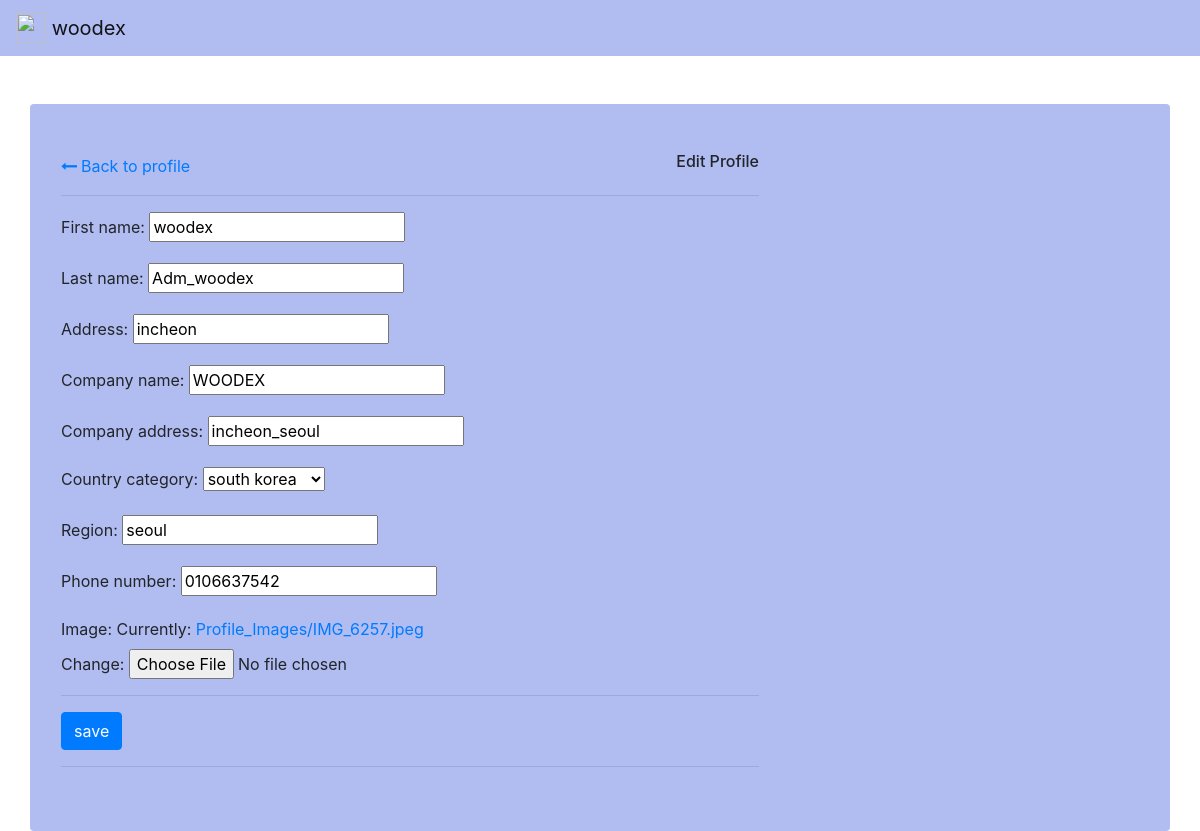
/profile/update (signed in), run on the app's committed database.
### user/models.py (models this page shows, shortened)
class CustomerProfile(models.Model):
    user = models.OneToOneField(User, on_delete=models.CASCADE)
    first_name = models.CharField(max_length=50)
    last_name = models.CharField(max_length=50)
    address = models.CharField(max_length=200, null=True)
    company_name = models.CharField(max_length=100)
    company_address = models.CharField(max_length=200, null=True)
    country_category = models.CharField(max_length=20, choices=COUNTRY_CATEGORIES, default='south korea')
    region = models.CharField(max_length=100, null=True)
    phone_number = models.CharField(max_length=15)
    kakao_talk_login = models.CharField(max_length=50)
    image = models.ImageField(default="Profile_Images/1_0_0_20161219140623097.jpg",upload_to='Profile_Images', null=False)

### user/views.py (the view)
# urls.py: path('profile/update', user_view.profile_update, name='user_profile-update'),
@login_required
def profile_update(request):
    print(request.POST)
    if request.method == 'POST':
        user_form = UserUpdateForm(request.POST, instance=request.user)
        profile_form = ProfileUpdateForm(request.POST, request.FILES, instance=request.user.customerprofile)
        if user_form.is_valid() and profile_form.is_valid():
            user_form.save()
            profile_form.save()
            print("Forms are valid. Data saved.")
            return redirect('profile.html')
        else:
            print("Forms are invalid. Data not saved.")
    else:
        user_form = UserUpdateForm(request.POST, instance=request.user)
        profile_form = ProfileUpdateForm( instance=request.user.customerprofile)
    context = {
        'User_form' : user_form,
        'profile_form' : profile_form,
    }
    return render(request, 'user/profile_update.html',context)

### user/forms.py
class UserUpdateForm(forms.ModelForm):
    class Meta:
        model = User
        fields = ['username']

class ProfileUpdateForm(forms.ModelForm):
    class Meta:
        model = CustomerProfile
        fields = ['first_name', 'last_name','address','company_name','company_address','country_category','region','phone_number','image']

### templates/User/profile_update.html (shortened to what this page needs)
{% load static %}
{%load crispy_forms_tags%}
{%block content%}
<!doctype html>
<html lang="en">
  <head>
    <link rel="stylesheet" href="https://cdn.jsdelivr.net/npm/bootstrap@4.6.2/dist/css/bootstrap.min.css">
    <link href="https://maxcdn.bootstrapcdn.com/font-awesome/4.7.0/css/font-awesome.min.css" rel="stylesheet">
    <nav class="navbar navbar-light " style="background-color: #b1bcf0;">
        <a class="navbar-brand" href="{% url 'index' %}">
          <img src="https://woodex.co.kr/web/upload/category/editor/2019/08/27/b8359dfe469202dd93ca5eadcf0b2950.png" width="30" height="30" class="d-inline-block align-top" alt="">
          woodex
        </a>
      </nav>
  </head>
  <body>
    <div class="container rounded mt-5 " style="background-color: #b1bcf0;">
        <div class="row position-static">
            <div class="col-md-8">
                <div class="p-3 py-5">
                    <div class="d-flex justify-content-between align-items-center mb-3">
                        <div class="d-flex flex-row align-items-center back"><a href="{% url 'user_profile' %}"><i class="fa fa-long-arrow-left mr-1 mb-1"></i>Back to profile</a>
                        </div>
                        <h6 class="text-right">Edit Profile</h6>
                    </div>
                    <hr>
                    <form method = "POST" enctype="multipart/form-data">
                        {{ profile_form.as_p  }}
                        <hr>
                        <input class="btn btn-primary" type="submit" value="save">
                    </form>
                    <hr>
                </div>
            </div>
        </div>
    </div>
  </body>
</html>
{%endblock%}

### data on the page
CustomerProfile: first_name "woodex", last_name "Adm_woodex", address "incheon", company_name "WOODEX", company_address "incheon_seoul", country_category "south korea", region "seoul", phone_number "0106637542"
